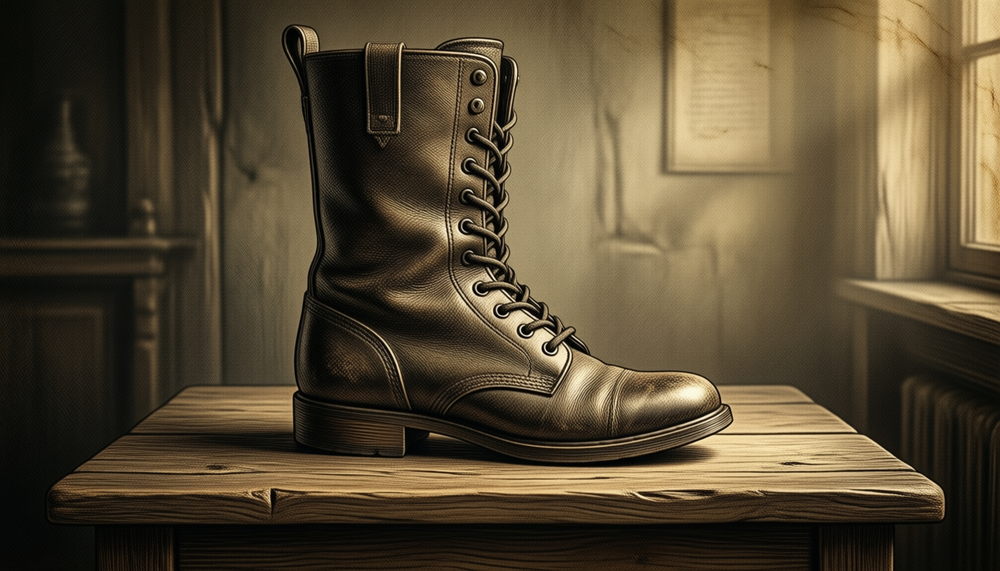
#> input picture canales/example/videos/2026-10-15_115251_how-does-a-zip-work/slides/slide-01.png, 1000 x 571 px, shrunk from 1344 x 768 before the run
$ python -i recorte.py   (imports and definitions only)
#> lines starting #> are read from the running program, lines starting #| are printed output that depends on the picture
"""El núcleo del obrero de activos: quitar el fondo de croma, separar figuras, apoyarlas, medir su cabeza (F6.2c).

Viene de `canal/scripts/recorte.py`, `prepara.py`, `escala.py` y `sam.py` del experimento video_1, sin
cambiar ni un umbral: lo que aquí se decide ya se midió en las 117 imágenes de su capítulo 1.

**Por qué es un módulo aparte y tan austero.** Lo importan dos procesos en dos entornos: el trabajador
(`obrero_worker.py`, en `.venv-escena`, donde están torch, spandrel y transformers) y el cliente (`obrero.py` y
`activos.py`, en `.venv`). Por eso solo usa numpy, SciPy y Pillow, y **no importa nada de `lib/`**: `lib.config`
necesita `python-dotenv`, que en `.venv-escena` no está. Lo hace cumplir `tests/escena/test_obrero.py`, que lee
las importaciones de este fichero con el AST.

Qué hay aquí, en el orden en que se usa:

- **El fondo de croma** (`quita_magenta`): las figuras se piden sobre magenta y el fondo se quita por TONO, no
  por color exacto, porque el fondo que devuelve Qwen trae degradado, viñeta y sombras del mismo tono. Lo negro
  teñido de magenta no es fondo (`OSCURO`).
- **Las figuras** (`piezas`, `orden_lectura`) y **su punto de apoyo** (`apoyo`): el motor coloca cada actor por
  ese punto, que es el centro de los pies o, en lo que gira (una rueda), el centro de la figura.
- **La entrada de catálogo** (`recorta_caja`, `entrada`): el esquema que consume `compone.py` (`src`, `w`, `h`,
  `ax`, `ay`, `ox`, `oy`, `k`).
- **La cabeza** (`color_de_pelo`, `medida_de_cabeza`, `caja_de_cabeza`, `corrige_escalas`): Qwen dibuja más
  grande a quien no está de pie, y el motor lo corrige con la `k` de cada postura.
- **El borde de una máscara de SAM** (`filtro_guiado`, `mascara_afinada`): la parte de SAM que no necesita GPU.

Aquí no vive ninguna decisión de canal (F4.9): qué personaje se mide y cuál no, sus alturas y sus nombres llegan
como parámetro.
"""

from __future__ import annotations

import math
from collections.abc import Mapping, Sequence
from statistics import median

import numpy as np
from PIL import Image
from scipy import ndimage

# El color de fondo sobre el que se piden las figuras (lo pide `activos.py` en cada prompt). Es del ESTUDIO: es
# la técnica de recorte, no un gusto. Los umbrales de tono de abajo están hechos para él: cambiarlo obliga a
# rehacerlos. Ningún personaje ni objeto de un canal puede llevar este color (se volvería transparente).
CROMA = (255, 0, 255)

# ---------------------------------------------------------------------------------------------------------------
# Umbrales del recorte por tono, medidos en video_1 sobre las imágenes elegidas de su capítulo 1.
# ---------------------------------------------------------------------------------------------------------------
# Por debajo de este brillo (0-1), un píxel de tono magenta es un negro teñido, no fondo: Qwen corre algo de
# magenta sobre lo negro (una bomba de bici, unos dedos con aceite, una cadena) y, tomado por fondo, se volvía
# transparente. El fondo de verdad está por encima de 0,7.
OSCURO = 0.3
# Fondo seguro: el magenta con brillo. El rojo de unas zapatillas queda en ~355° y la piel en ~20°, lejos.
TONO_FONDO = (283.0, 338.0)
SATURACION_FONDO = 0.35
# La viñeta y las sombras bajo los pies son magenta apagado: se aceptan con este criterio más ancho, pero solo
# si tocan el borde de la imagen (nunca dentro de la figura).
TONO_VINETA = (265.0, 345.0)
SATURACION_VINETA = 0.18
# Islas de «fondo» más pequeñas que esto (en px) dentro de la figura son ruido, no huecos.
ISLA_MINIMA_PX = 12
# Ancho de la franja junto al fondo donde el alfa sale de cuánto magenta queda mezclado.
FRANJA_BORDE_PX = 5
# Escalas del relleno del color de fondo local, de grueso a fino.
SIGMAS_FONDO_LOCAL = (24, 8, 3)

# Separar figuras: lo que se une a menos de JUNTA_PX (un mechón suelto, una rueda y su bici) es la misma figura,
# y una pieza por debajo de AREA_MINIMA del total es ruido.
JUNTA_PX = 12
AREA_MINIMA = 0.004
# Margen transparente alrededor de cada recorte.
MARGEN_RECORTE_PX = 16

# Las figuras se recortan a ESCALA_RECORTE veces el tamaño generado (se amplían ×4 con Real-ESRGAN y se bajan).
# Así los primeros planos no se ven borrosos. La `k` de una postura dice cuántos px de su imagen hay por px de la
# escala de referencia, y la escala de referencia es la del lienzo por este factor.
ESCALA_RECORTE = 2

# La cabeza. La MEDIDA es la raíz del área de pelo en esta parte de arriba de la figura, donde solo hay cabeza;
# video_1 la contrastó con SIFT (OpenCV) en dos personajes y las dos medidas coincidieron.
FRANJA_PELO = 0.3
# Tolerancia de color alrededor del color de pelo, y cómo se elige ese color: el más repetido entre los píxeles
# oscuros (suma RGB por debajo de OSCURO_PELO) del cuarto de arriba de la figura de referencia.
TOLERANCIA_PELO = 38.0
OSCURO_PELO = 300
# El ancho de la caja de la cabeza se mide en esta parte de arriba de su franja: al final ya asoman los brazos.
ANCHO_CABEZA = 0.7


class ErrorDeRecorte(ValueError):
    """La imagen no se puede recortar como se pide: el mensaje dice qué ha encontrado."""


# ---------------------------------------------------------------------------------------------------------------
# El fondo de croma
# ---------------------------------------------------------------------------------------------------------------
def magentez(rgb: np.ndarray) -> np.ndarray:
    """Cuánto magenta tiene cada píxel: min(R, B) − G."""
    return np.minimum(rgb[..., 0], rgb[..., 2]) - rgb[..., 1]


def tono_saturacion(rgb: np.ndarray) -> tuple[np.ndarray, np.ndarray, np.ndarray]:
    """Tono (grados), saturación y valor (0-1) de cada píxel de un RGB en 0-255."""
    r, g, b = (rgb[..., i] / 255 for i in range(3))
    mx, mn = np.maximum(np.maximum(r, g), b), np.minimum(np.minimum(r, g), b)
    d = mx - mn + 1e-6
    h = np.where(mx == r, ((g - b) / d) % 6, np.where(mx == g, (b - r) / d + 2, (r - g) / d + 4)) * 60
    return h, d / (mx + 1e-6), mx


def quita_magenta(rgb: np.ndarray, franja: int = FRANJA_BORDE_PX) -> np.ndarray:
    """RGB (0-255, float) sobre magenta → RGBA uint8 con el fondo transparente.

    - Fondo seguro: tono magenta con brillo por encima de OSCURO (más oscuro es un negro teñido, y es figura).
    - Viñeta y sombras: tono más ancho, pero solo si están conectadas con el borde de la imagen.
    - Los huecos que dejan ver el fondo (entre los dedos, entre los radios de una rueda) son fondo seguro y
      quedan transparentes.
    - Borde: en una franja junto al fondo, el alfa sale de cuánto magenta queda mezclado, comparado con el
      fondo local de ese punto. Al final se le resta ese magenta al color, para que no quede un halo rosa.
    """
    rgb = np.asarray(rgb, dtype=np.float32)
    mg = magentez(rgb)
    h, s, v = tono_saturacion(rgb)
    fondo = (h > TONO_FONDO[0]) & (h < TONO_FONDO[1]) & (s > SATURACION_FONDO) & (v > OSCURO)
    ancho = (h > TONO_VINETA[0]) & (h < TONO_VINETA[1]) & (s > SATURACION_VINETA) & (v > OSCURO)
    etiquetas, _ = ndimage.label(ancho | fondo)
    borde = np.unique(np.concatenate([etiquetas[0], etiquetas[-1], etiquetas[:, 0], etiquetas[:, -1]]))
    fondo |= np.isin(etiquetas, borde[borde > 0])
    etiquetas, n = ndimage.label(fondo)
    if n:
        tamanos = ndimage.sum(fondo, etiquetas, range(1, n + 1))
        fondo = np.isin(etiquetas, 1 + np.flatnonzero(tamanos >= ISLA_MINIMA_PX))
    # Color del fondo local en cada punto: relleno por convolución normalizada, de grueso a fino.
    f = fondo.astype(np.float32)
    local = np.broadcast_to(rgb[fondo].mean(axis=0) if fondo.any() else np.array(CROMA, np.float32), rgb.shape).copy()
    for sigma in SIGMAS_FONDO_LOCAL:
        den = ndimage.gaussian_filter(f, sigma)
        num = np.dstack([ndimage.gaussian_filter(rgb[..., c] * f, sigma) for c in range(3)])
        local = np.where((den > 0.02)[..., None], num / np.maximum(den, 1e-6)[..., None], local)
    mg_local = np.maximum(magentez(local), 1.0)
    alfa = np.clip(1 - mg / mg_local, 0, 1)
    cerca = ndimage.binary_dilation(fondo, iterations=franja)
    alfa = np.where(fondo, 0.0, np.where(cerca, alfa, 1.0))
    # Descontamina: C = a·F + (1 − a)·K  →  F = (C − (1 − a)·K) / a.
    a = alfa[..., None]
    color = np.where(a > 0.02, (rgb - (1 - a) * local) / np.maximum(a, 0.02), 0)
    return np.dstack([np.clip(color, 0, 255), alfa * 255]).astype(np.uint8)


# ---------------------------------------------------------------------------------------------------------------
# Las figuras y su punto de apoyo
# ---------------------------------------------------------------------------------------------------------------
Caja = tuple[int, int, int, int]


# [226 lines left out: functions piezas, orden_lectura, union, apoyo, recorta_caja, entrada and 7 more, not called in this run]


# ---------------------------------------------------------------------------------------------------------------
# El borde de una máscara de SAM (lo que no necesita GPU)
# ---------------------------------------------------------------------------------------------------------------
# Islas que se conservan junto a la mayor: las de al menos esta parte de su área (un mechón suelto sí; una mota,
# no). Y el filtro guiado que afina el borde contra la imagen.
ISLA_RELATIVA_SAM = 0.02
RADIO_GUIADO = 6
EPS_GUIADO = 1e-3


def _media_caja(a: np.ndarray, r: int) -> np.ndarray:
    return ndimage.uniform_filter(a, size=2 * r + 1, mode="reflect")


# [37 lines left out: functions filtro_guiado, mascara_afinada, plano_gris, not called in this run]


# Una pieza separada lleva este margen, y su borde se suaviza así antes de recortarla.
MARGEN_PIEZA_PX = 8
SUAVIZADO_PIEZA = 0.8


def suaviza(mascara: np.ndarray) -> np.ndarray:
    """El borde de la máscara de una pieza, suavizado para que no se vea el corte al girarla."""
    return np.clip(ndimage.gaussian_filter(np.asarray(mascara, np.float32), SUAVIZADO_PIEZA), 0, 1)


# [35 lines left out: function separa_pieza, not called in this run]


def abre_figura(ruta) -> np.ndarray:
    with Image.open(ruta) as im:
        return np.asarray(im.convert("RGBA")).copy()

>>> import cv2
>>> picture = cv2.imread('../../canales/example/videos/2026-10-15_115251_how-does-a-zip-work/slides/slide-01.png', cv2.IMREAD_GRAYSCALE)
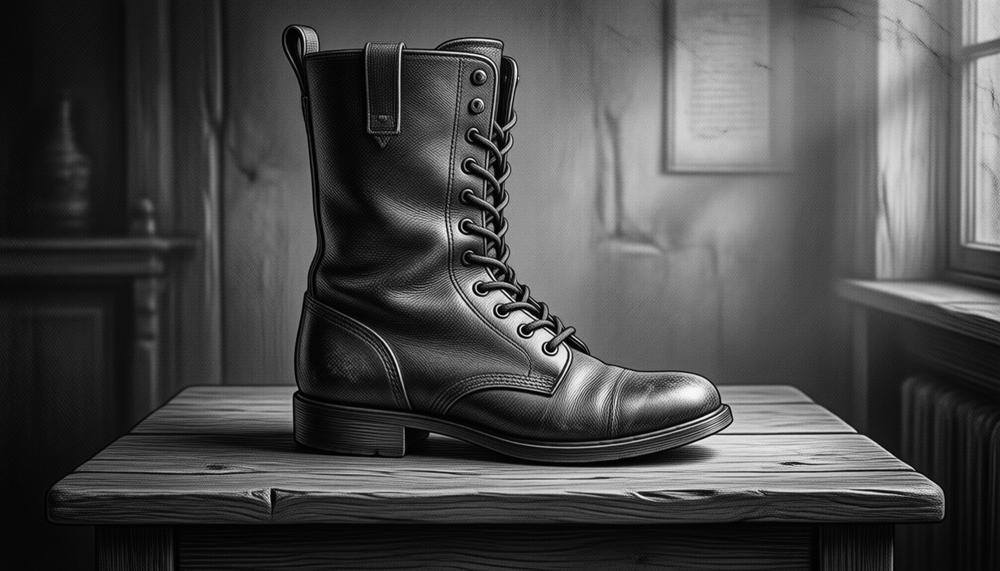
#> picture: shape (571, 1000); min 0, max 254, mean 74.2
>>> result = quita_magenta(picture)
#> in quita_magenta, `mg = magentez(rgb)`: mg = 571 values, max 8 at index 307, min -11 at index 244, mean -0.963
#> in tono_saturacion, `r, g, b = (rgb[..., i] / 255 for i in range(3))`: r = 571 values, max 0.141 at index 239, min 0.0157 at index 521, mean 0.055; g = 571 values, max 0.145 at index 241, min 0.0157 at index 508, mean 0.0516; b = 571 values, max 0.157 at index 244, min 0.0157 at index 500, mean 0.0529
#> in tono_saturacion, `mx, mn = np.maximum(np.maximum(r, g), b), np.minimum(np.minimum(r, g),..`: mx = 571 values, max 0.157 at index 244, min 0.0235 at index 508, mean 0.0615; mn = 571 values, max 0.122 at index 241, min 0.0157 at index 500, mean 0.045
#> in tono_saturacion, `d = mx - mn + 1e-6`: d = 571 values, max 0.0627 at index 349, min 1e-06 at index 1, mean 0.0165
#> in tono_saturacion, `h = np.where(mx == r, ((g - b) / d) % 6, np.where(mx == g, (b - r) / d..`: h = 571 values, max 351.4 at index 199, min 0 at index 0, mean 156.8
#> in quita_magenta, `h, s, v = tono_saturacion(rgb)`: s = 571 values, max 0.556 at index 500, min 1.34e-05 at index 253, mean 0.258; v has the same summary as mx in tono_saturacion
#> in quita_magenta, `etiquetas, _ = ndimage.label(ancho | fondo)`: etiquetas = 571 values from 0 to 0
#> (the run stopped early here; a loop or call above may not have finished)

$ run again, on canales/example/videos/2026-10-15_115251_how-does-a-zip-work/slides/slide-02.png
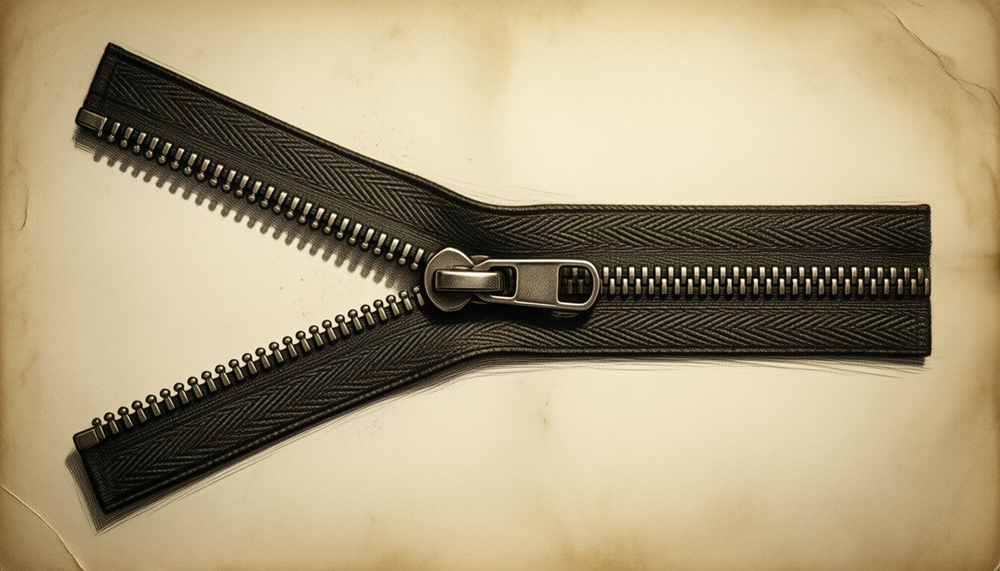
#> input picture canales/example/videos/2026-10-15_115251_how-does-a-zip-work/slides/slide-02.png, 1000 x 571 px, shrunk from 1344 x 768 before the run
#> `picture = cv2.imread('../../canales/example/videos/2026-10-15_115251_h..`:
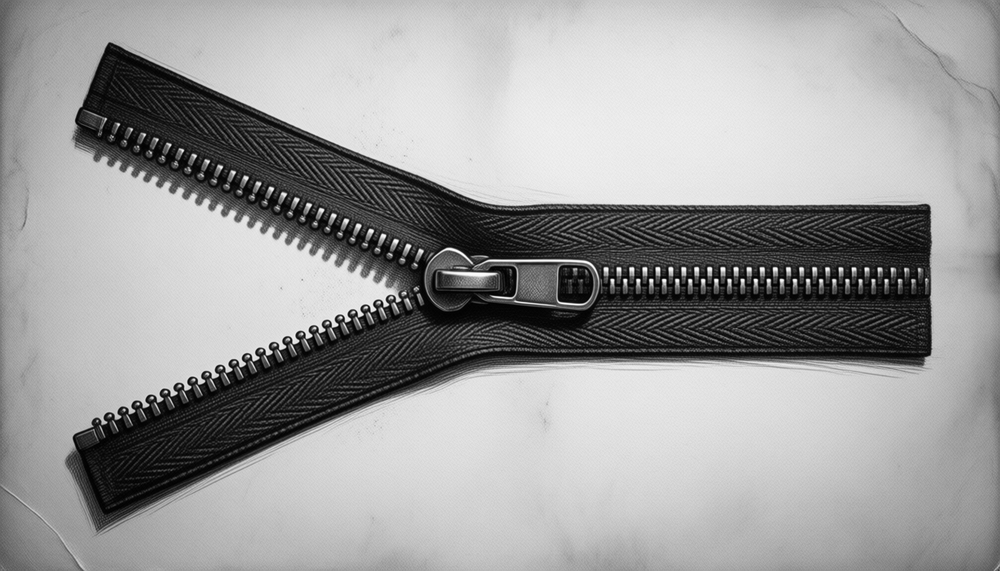
#> picture: shape (571, 1000); min 0, max 254, mean 156.9
#> mg = 571 values, max 9 at index 483, min -23 at index 486, mean -3.77
#> r = 571 values, max 0.58 at index 250, min 0.349 at index 16, mean 0.452; g = 571 values, max 0.596 at index 272, min 0.345 at index 552, mean 0.464; b = 571 values, max 0.624 at index 239, min 0.337 at index 18, mean 0.488
#> mx = 571 values, max 0.624 at index 239, min 0.369 at index 554, mean 0.493; mn = 571 values, max 0.569 at index 276, min 0.337 at index 18, mean 0.447
#> d = 571 values, max 0.204 at index 486, min 0.00392 at index 37, mean 0.0458
#> in tono_saturacion, `h = np.where(mx == r, ((g - b) / d) % 6, np.where(mx == g, (b - r) / d..`: h = 571 values, max 354.5 at index 41, min 0 at index 24, mean 206.7
#> in quita_magenta, `h, s, v = tono_saturacion(rgb)`: s = 571 values, max 0.356 at index 486, min 0.0069 at index 241, mean 0.0915; v has the same summary as mx in tono_saturacion
#> etiquetas = 571 values from 0 to 0

$ run again, on canales/example/videos/2026-10-15_115251_how-does-a-zip-work/slides/slide-03.png
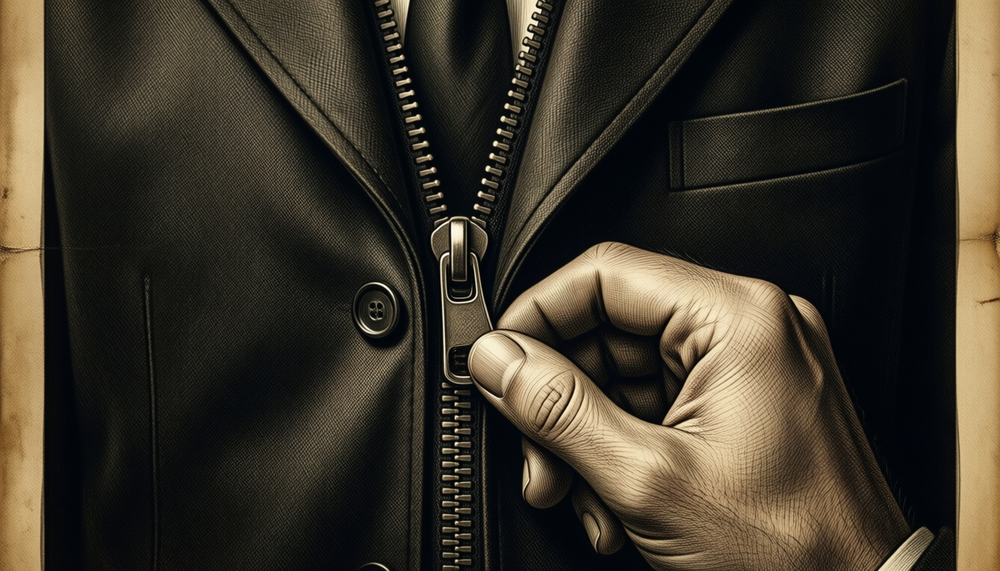
#> input picture canales/example/videos/2026-10-15_115251_how-does-a-zip-work/slides/slide-03.png, 1000 x 571 px, shrunk from 1344 x 768 before the run
#> `picture = cv2.imread('../../canales/example/videos/2026-10-15_115251_h..`:
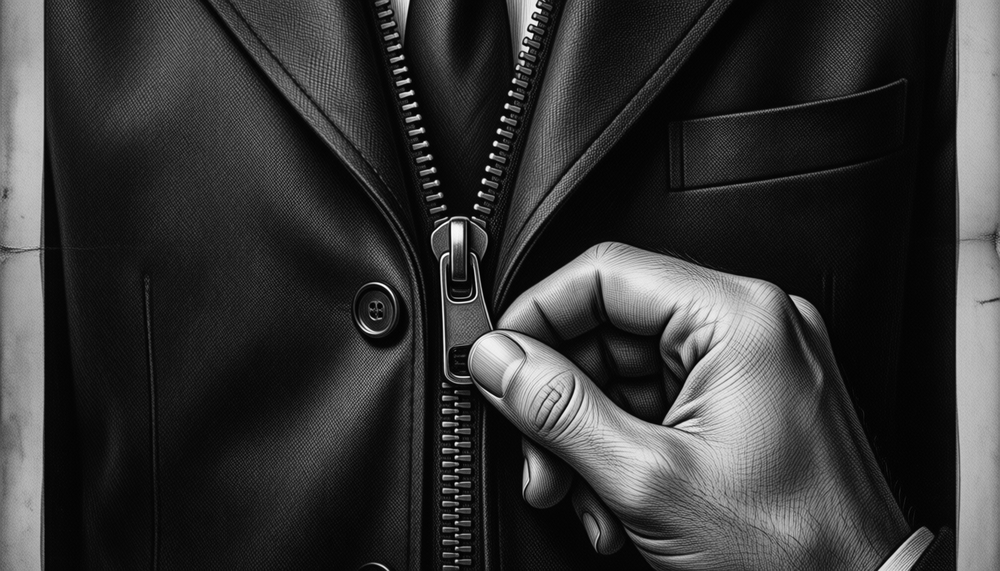
#> picture: shape (571, 1000); min 0, max 254, mean 53.7
#> mg = 571 values, max 16 at index 250, min -54 at index 197, mean -5.75
#> r = 571 values, max 0.569 at index 166, min 0.192 at index 248, mean 0.389; g = 571 values, max 0.58 at index 159, min 0.141 at index 248, mean 0.404; b = 571 values, max 0.612 at index 158, min 0.176 at index 249, mean 0.432
#> mx = 571 values, max 0.612 at index 158, min 0.204 at index 248, mean 0.44; mn = 571 values, max 0.557 at index 161, min 0.141 at index 248, mean 0.379
#> d = 571 values, max 0.235 at index 197, min 1e-06 at index 55, mean 0.0619
#> in tono_saturacion, `h = np.where(mx == r, ((g - b) / d) % 6, np.where(mx == g, (b - r) / d..`: h = 571 values, max 354.5 at index 185, min 0 at index 55, mean 204.3
#> in quita_magenta, `h, s, v = tono_saturacion(rgb)`: s = 571 values, max 0.55 at index 249, min 2.58e-06 at index 55, mean 0.142; v has the same summary as mx in tono_saturacion
#> etiquetas = 571 values, max 1 at index 250, min 0 at index 0, mean 0.00175
